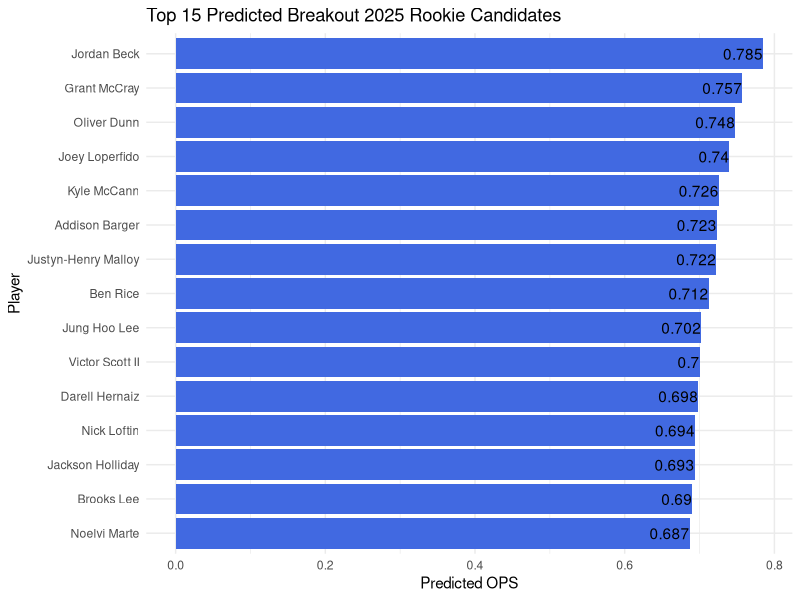
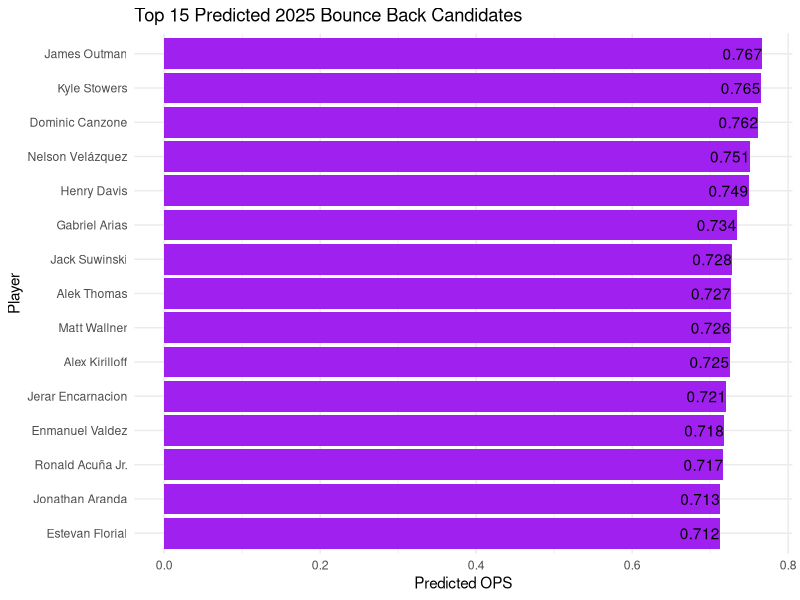
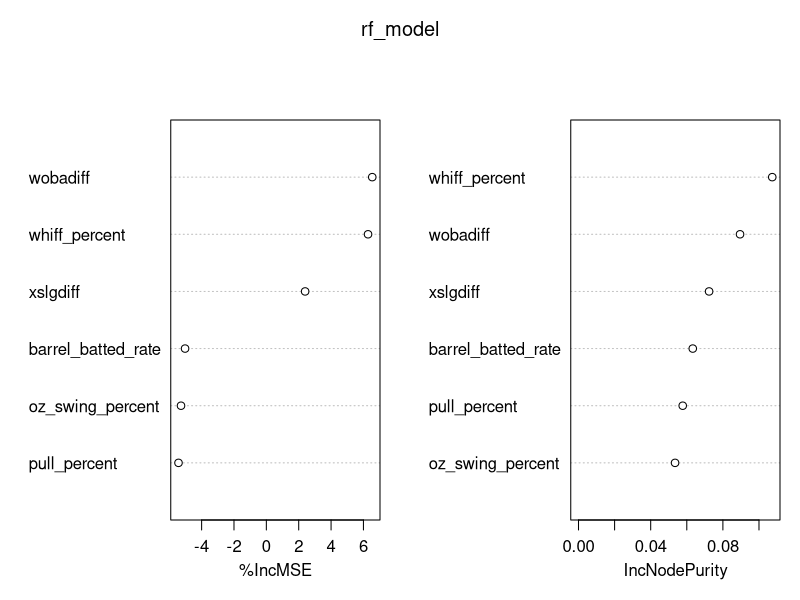
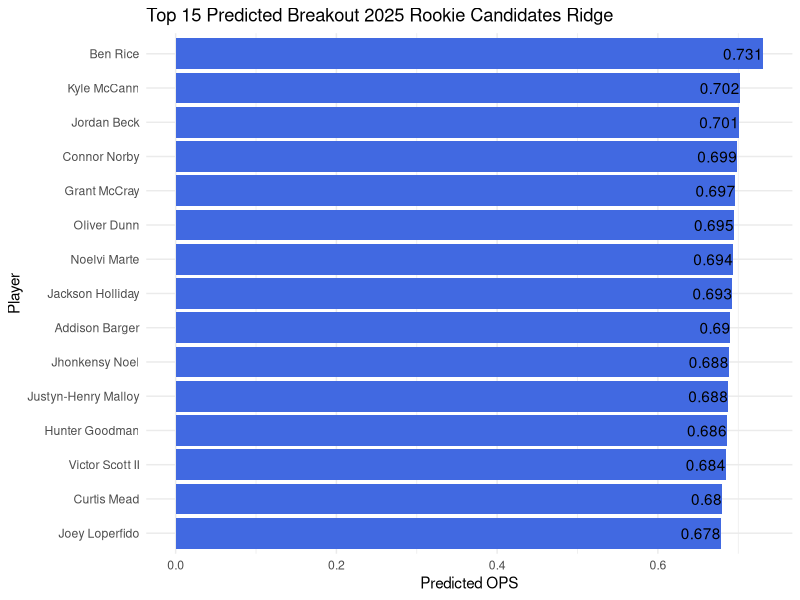
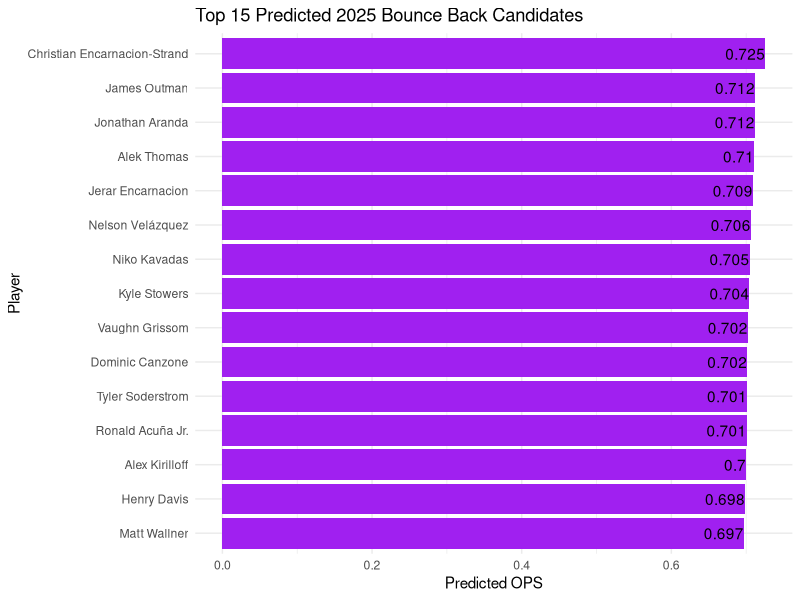

Write the R code that produced these figures, in order.
## ---- chunk 1
#Loading Packages

library(tidyverse)

library(randomForest)

library(glmnet)

library(ggplot2)

library(readxl)

library(knitr)

## ---- chunk 2
#Importing Data 
Offense_2023 <- Offense_2023 <- read_excel("Offense_2023.xlsx", skip = 1)

Offense_2024 <-  read_excel("Offense_2024.xlsx", skip = 1)


#Standardizing names 
Offense_2023 <- Offense_2023 %>%
  separate(`last_name, first_name`, into = c("Last", "First"), sep = ", ") %>%
  mutate(Player = paste(First, Last)) %>%
  select(-First, -Last)

Offense_2024 <- Offense_2024 %>%
  separate(`last_name, first_name`, into = c("Last", "First"), sep = ", ") %>%
  mutate(Player = paste(First, Last)) %>%
  select(-First, -Last)
## ---- chunk 3
# Select required data 

OPS_2024 <- Offense_2024 %>% select(Player, player_age, on_base_plus_slg)

Offense_2023_Clean <- Offense_2023 %>% select(Player, pa, wobadiff, xslgdiff, oz_swing_percent, whiff_percent, barrel_batted_rate, pull_percent)
## ---- chunk 4
#Merging 


Prediction_Data_2023 <- full_join(Offense_2023_Clean, OPS_2024, by = "Player")
## ---- chunk 5
#Filtering Data to between 100 and 300 PAs, Age >= 27

Prediction_Data_2023_Filtered <- Prediction_Data_2023 %>% filter(player_age <= 27, pa >= 100, pa <=300) 

Prediction_Data_2023_Filtered <- drop_na(Prediction_Data_2023_Filtered)

## ---- chunk 6
#Building the Forest 
set.seed(21)

features <- c("xslgdiff", "wobadiff", "whiff_percent", "barrel_batted_rate", "oz_swing_percent", "pull_percent")  
x_train <- Prediction_Data_2023_Filtered[, features]
y_train <- Prediction_Data_2023_Filtered$on_base_plus_slg


rf_model <- randomForest(x = x_train, y = y_train, ntree = 500, importance = TRUE)
## ---- chunk 7
#Filtering 2024 

Prediction_Data_2024 <- Offense_2024 %>% select(Player, player_age, pa, wobadiff, xslgdiff, oz_swing_percent, barrel_batted_rate, whiff_percent, pull_percent)

Prediction_Data_2024_Filtered <- Prediction_Data_2024 %>% filter(player_age <= 27, pa >= 100, pa <=300) 

Prediction_Data_2024_Filtered <- drop_na(Prediction_Data_2024_Filtered)


## ---- chunk 8

x_test <- Prediction_Data_2024_Filtered[, features]  
pred_2025 <- predict(rf_model, newdata = x_test)


Prediction_Data_2024_Filtered$Predicted_OPS_2025_RF <- pred_2025
## ---- chunk 9
#Plotting 

breakouts <-Prediction_Data_2024_Filtered %>% 
  arrange(desc(Predicted_OPS_2025_RF))
 
Rookies_2024 <- read_excel("Rookies_2024.xlsx", skip = 1)

rookie_breakouts <- breakouts %>%
  filter(Player %in% Rookies_2024$Name) %>% 
  distinct(Player, .keep_all = TRUE) %>% 
  slice(1:15)

ggplot(rookie_breakouts, aes(x = reorder(Player, Predicted_OPS_2025_RF), y = Predicted_OPS_2025_RF)) +
  geom_col(fill = "royalblue") +
  geom_text(aes(label = round(Predicted_OPS_2025_RF, 3)), hjust = 1) +
  coord_flip() +
  labs(title = "Top 15 Predicted Breakout 2025 Rookie Candidates",
       x = "Player", y = "Predicted OPS") +
  theme_minimal()
## ---- chunk 10
non_rookies <- breakouts %>% 
  filter(!Player %in% Rookies_2024$Name) 

non_rookies_10 <- non_rookies %>% 
  distinct(Player, .keep_all = TRUE) %>% 
  slice(1:15)


ggplot(non_rookies_10, aes(x = reorder(Player, Predicted_OPS_2025_RF), y = Predicted_OPS_2025_RF)) +
  geom_col(fill = "purple") +
  geom_text(aes(label = round(Predicted_OPS_2025_RF, 3)), hjust = 1) +
  coord_flip() +
  labs(title = "Top 15 Predicted 2025 Bounce Back Candidates",
       x = "Player", y = "Predicted OPS") +
  theme_minimal()
## ---- chunk 11

kable(importance(rf_model))
varImpPlot(rf_model)




## ---- chunk 12

#Building the Model 
set.seed(21)

x_2023 <- model.matrix(on_base_plus_slg ~ xslgdiff + wobadiff + whiff_percent + barrel_batted_rate + oz_swing_percent + pull_percent, Prediction_Data_2023_Filtered)[, -1]

y_2024 <- Prediction_Data_2023_Filtered$on_base_plus_slg

cv_ridge <- cv.glmnet(x_2023, y_2024, alpha = 0, nfolds = 10)
best_lambda <- cv_ridge$lambda.min
## ---- chunk 13
#Predicting 2025 OPS with Ridge 
x_2024 <- model.matrix(~ xslgdiff + wobadiff + whiff_percent + barrel_batted_rate + oz_swing_percent + pull_percent, Prediction_Data_2024_Filtered)[, -1]

pred_2025 <- predict(cv_ridge, s = best_lambda, newx = x_2024)

Prediction_Data_2024_Filtered$Predicted_OPS_2025_Ridge <- as.vector(pred_2025)
## ---- chunk 14
breakouts <-Prediction_Data_2024_Filtered %>% 
  arrange(desc(Predicted_OPS_2025_Ridge))
 
Rookies_2024 <- read_excel("Rookies_2024.xlsx", skip = 1)

rookie_breakouts <- breakouts %>%
  filter(Player %in% Rookies_2024$Name) %>% 
  distinct(Player, .keep_all = TRUE) %>% 
  slice(1:15)

ggplot(rookie_breakouts, aes(x = reorder(Player, Predicted_OPS_2025_Ridge), y = Predicted_OPS_2025_Ridge)) +
  geom_col(fill = "royalblue") +
  geom_text(aes(label = round(Predicted_OPS_2025_Ridge, 3)), hjust = 1) +
  coord_flip() +
  labs(title = "Top 15 Predicted Breakout 2025 Rookie Candidates Ridge",
       x = "Player", y = "Predicted OPS") +
  theme_minimal()
## ---- chunk 15
non_rookies <- breakouts %>% 
  filter(!Player %in% Rookies_2024$Name) 

non_rookies_15 <- non_rookies %>% 
  distinct(Player, .keep_all = TRUE) %>% 
  slice(1:15)


ggplot(non_rookies_15, aes(x = reorder(Player, Predicted_OPS_2025_Ridge), y = Predicted_OPS_2025_Ridge)) +
  geom_col(fill = "purple") +
  geom_text(aes(label = round(Predicted_OPS_2025_Ridge, 3)), hjust = 1) +
  coord_flip() +
  labs(title = "Top 15 Predicted 2025 Bounce Back Candidates",
       x = "Player", y = "Predicted OPS") +
  theme_minimal()
## ---- chunk 16

pred_2024 <- predict(cv_ridge, s = best_lambda, newx = x_2023)

# RMSE
rmse <- sqrt(mean((pred_2024 - y_2024)^2))

# R²
r2 <- cor(pred_2024, y_2024)^2

# MAE
mae <- mean(abs(pred_2024 - y_2024))

#Making a table 
model_accuracy <- data.frame(
  Metric = c("RMSE", "R²", "MAE", "Lambda"),
  Value = c(rmse, r2, mae, best_lambda)
)

kable(model_accuracy)
